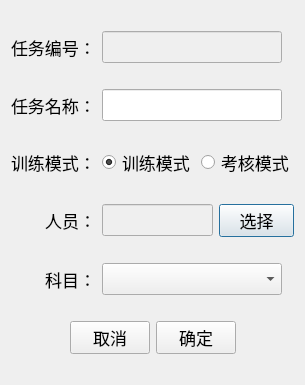
<?xml version="1.0" encoding="UTF-8"?>
<ui version="4.0">
 <class>EditTaskDlg</class>
 <widget class="QDialog" name="EditTaskDlg">
  <property name="geometry">
   <rect>
    <x>0</x>
    <y>0</y>
    <width>305</width>
    <height>385</height>
   </rect>
  </property>
  <property name="windowTitle">
   <string>编辑任务</string>
  </property>
  <property name="styleSheet">
   <string notr="true"> 	font-family:Microsoft Yahei;
    font-size:13pt;
	</string>
  </property>
  <layout class="QVBoxLayout" name="verticalLayout">
   <item>
    <layout class="QHBoxLayout" name="horizontalLayout">
     <item>
      <widget class="QLabel" name="label">
       <property name="text">
        <string>任务编号：</string>
       </property>
      </widget>
     </item>
     <item>
      <widget class="QLineEdit" name="lineEdit">
       <property name="enabled">
        <bool>false</bool>
       </property>
       <property name="minimumSize">
        <size>
         <width>180</width>
         <height>0</height>
        </size>
       </property>
      </widget>
     </item>
     <item>
      <spacer name="horizontalSpacer">
       <property name="orientation">
        <enum>Qt::Horizontal</enum>
       </property>
       <property name="sizeHint" stdset="0">
        <size>
         <width>40</width>
         <height>20</height>
        </size>
       </property>
      </spacer>
     </item>
    </layout>
   </item>
   <item>
    <layout class="QHBoxLayout" name="horizontalLayout_2">
     <item>
      <widget class="QLabel" name="label_2">
       <property name="text">
        <string>任务名称：</string>
       </property>
      </widget>
     </item>
     <item>
      <widget class="QLineEdit" name="lineEdit_2">
       <property name="enabled">
        <bool>true</bool>
       </property>
       <property name="minimumSize">
        <size>
         <width>180</width>
         <height>0</height>
        </size>
       </property>
      </widget>
     </item>
     <item>
      <spacer name="horizontalSpacer_2">
       <property name="orientation">
        <enum>Qt::Horizontal</enum>
       </property>
       <property name="sizeHint" stdset="0">
        <size>
         <width>40</width>
         <height>20</height>
        </size>
       </property>
      </spacer>
     </item>
    </layout>
   </item>
   <item>
    <layout class="QHBoxLayout" name="horizontalLayout_3">
     <item>
      <widget class="QLabel" name="label_3">
       <property name="text">
        <string>训练模式：</string>
       </property>
      </widget>
     </item>
     <item>
      <widget class="QRadioButton" name="radioButton">
       <property name="text">
        <string>训练模式</string>
       </property>
       <property name="checked">
        <bool>true</bool>
       </property>
      </widget>
     </item>
     <item>
      <widget class="QRadioButton" name="radioButton_2">
       <property name="text">
        <string>考核模式</string>
       </property>
      </widget>
     </item>
     <item>
      <spacer name="horizontalSpacer_3">
       <property name="orientation">
        <enum>Qt::Horizontal</enum>
       </property>
       <property name="sizeHint" stdset="0">
        <size>
         <width>40</width>
         <height>20</height>
        </size>
       </property>
      </spacer>
     </item>
    </layout>
   </item>
   <item>
    <layout class="QHBoxLayout" name="horizontalLayout_5">
     <item>
      <widget class="QLabel" name="label_6">
       <property name="minimumSize">
        <size>
         <width>85</width>
         <height>0</height>
        </size>
       </property>
       <property name="text">
        <string>人员：</string>
       </property>
       <property name="alignment">
        <set>Qt::AlignRight|Qt::AlignTrailing|Qt::AlignVCenter</set>
       </property>
      </widget>
     </item>
     <item>
      <widget class="QLineEdit" name="lineEdit_4">
       <property name="enabled">
        <bool>false</bool>
       </property>
      </widget>
     </item>
     <item>
      <widget class="QPushButton" name="select_btn">
       <property name="minimumSize">
        <size>
         <width>75</width>
         <height>0</height>
        </size>
       </property>
       <property name="text">
        <string>选择</string>
       </property>
      </widget>
     </item>
     <item>
      <spacer name="horizontalSpacer_7">
       <property name="orientation">
        <enum>Qt::Horizontal</enum>
       </property>
       <property name="sizeHint" stdset="0">
        <size>
         <width>40</width>
         <height>20</height>
        </size>
       </property>
      </spacer>
     </item>
    </layout>
   </item>
   <item>
    <layout class="QHBoxLayout" name="horizontalLayout_4">
     <item>
      <widget class="QLabel" name="label_4">
       <property name="minimumSize">
        <size>
         <width>85</width>
         <height>0</height>
        </size>
       </property>
       <property name="maximumSize">
        <size>
         <width>85</width>
         <height>16777215</height>
        </size>
       </property>
       <property name="text">
        <string>科目：</string>
       </property>
       <property name="alignment">
        <set>Qt::AlignRight|Qt::AlignTrailing|Qt::AlignVCenter</set>
       </property>
      </widget>
     </item>
     <item>
      <widget class="QComboBox" name="comboBox">
       <property name="minimumSize">
        <size>
         <width>180</width>
         <height>0</height>
        </size>
       </property>
      </widget>
     </item>
     <item>
      <spacer name="horizontalSpacer_4">
       <property name="orientation">
        <enum>Qt::Horizontal</enum>
       </property>
       <property name="sizeHint" stdset="0">
        <size>
         <width>40</width>
         <height>20</height>
        </size>
       </property>
      </spacer>
     </item>
    </layout>
   </item>
   <item>
    <layout class="QHBoxLayout" name="horizontalLayout_9">
     <item>
      <spacer name="horizontalSpacer_5">
       <property name="orientation">
        <enum>Qt::Horizontal</enum>
       </property>
       <property name="sizeHint" stdset="0">
        <size>
         <width>40</width>
         <height>20</height>
        </size>
       </property>
      </spacer>
     </item>
     <item>
      <widget class="QPushButton" name="cancel">
       <property name="text">
        <string>取消</string>
       </property>
      </widget>
     </item>
     <item>
      <widget class="QPushButton" name="ok">
       <property name="text">
        <string>确定</string>
       </property>
      </widget>
     </item>
     <item>
      <spacer name="horizontalSpacer_6">
       <property name="orientation">
        <enum>Qt::Horizontal</enum>
       </property>
       <property name="sizeHint" stdset="0">
        <size>
         <width>40</width>
         <height>20</height>
        </size>
       </property>
      </spacer>
     </item>
    </layout>
   </item>
  </layout>
 </widget>
 <layoutdefault spacing="6" margin="11"/>
 <resources/>
 <connections/>
</ui>
